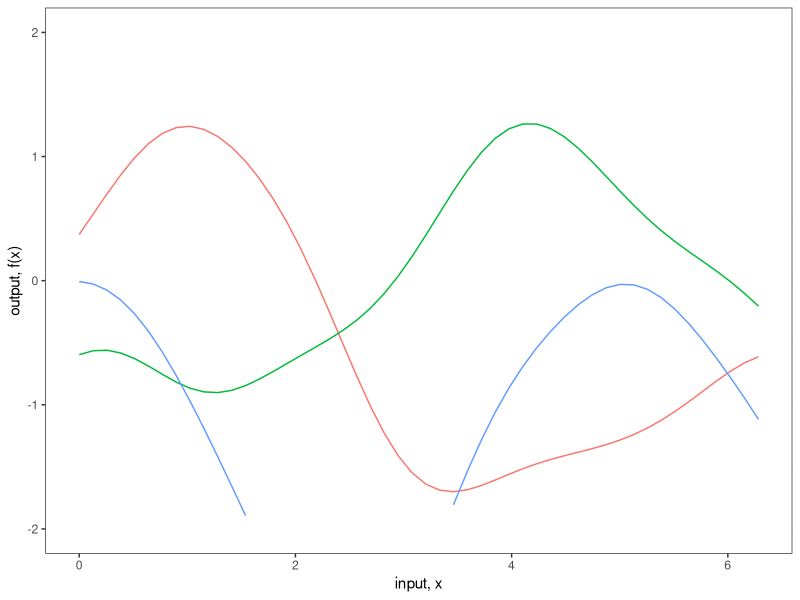
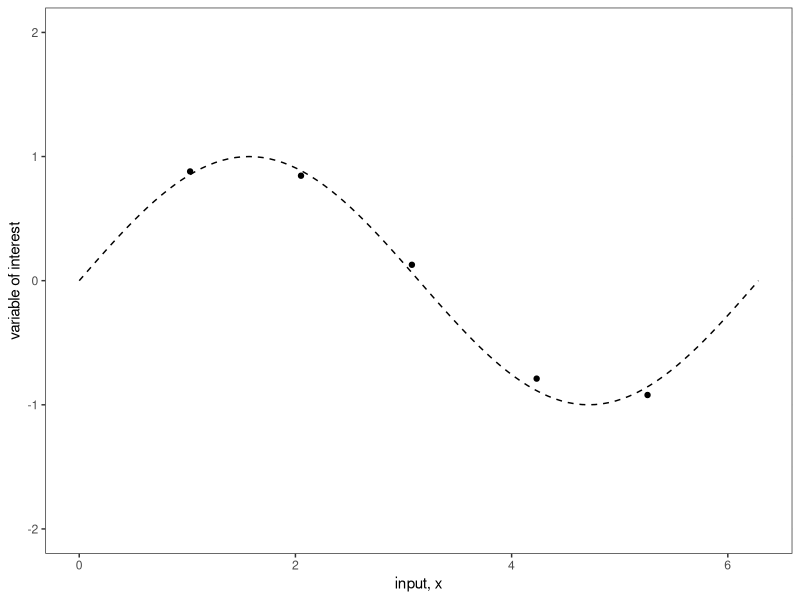
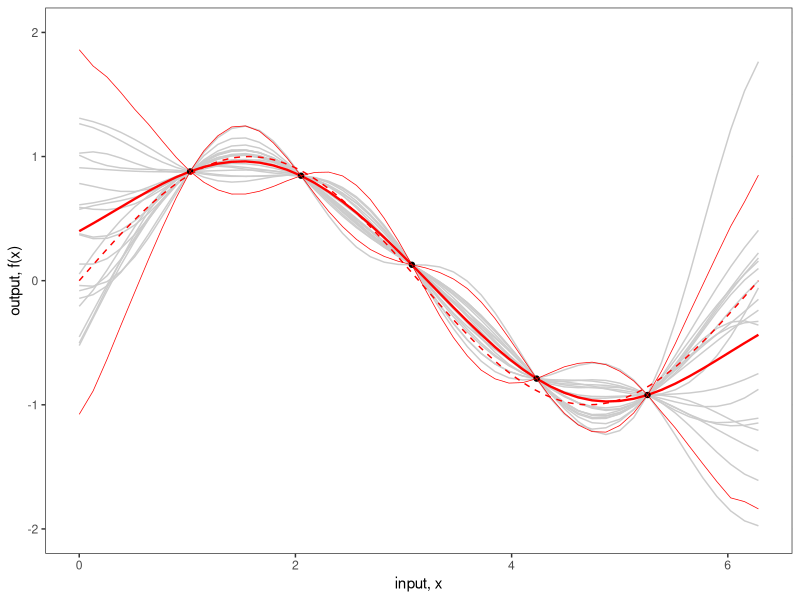
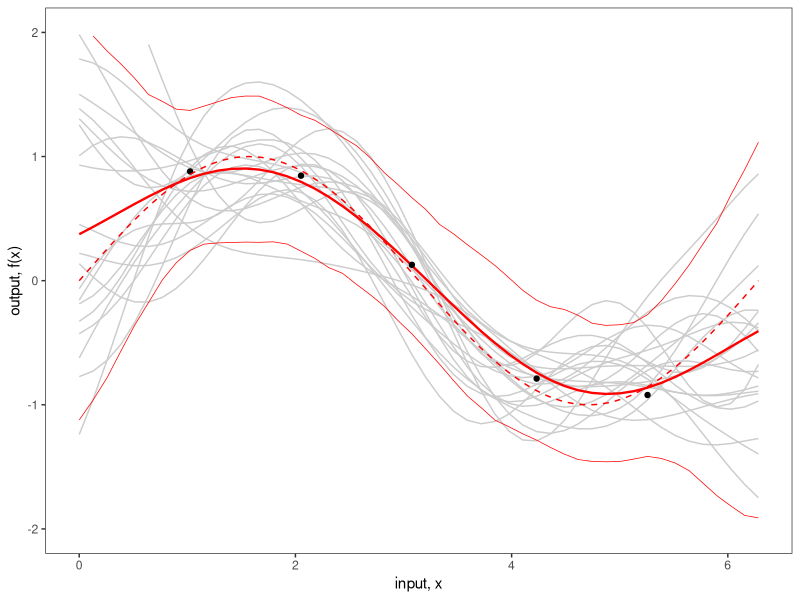
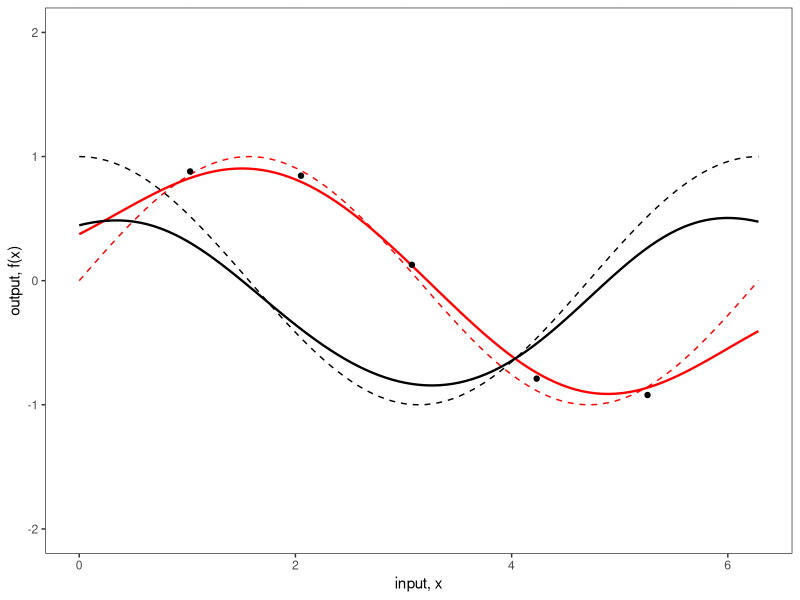
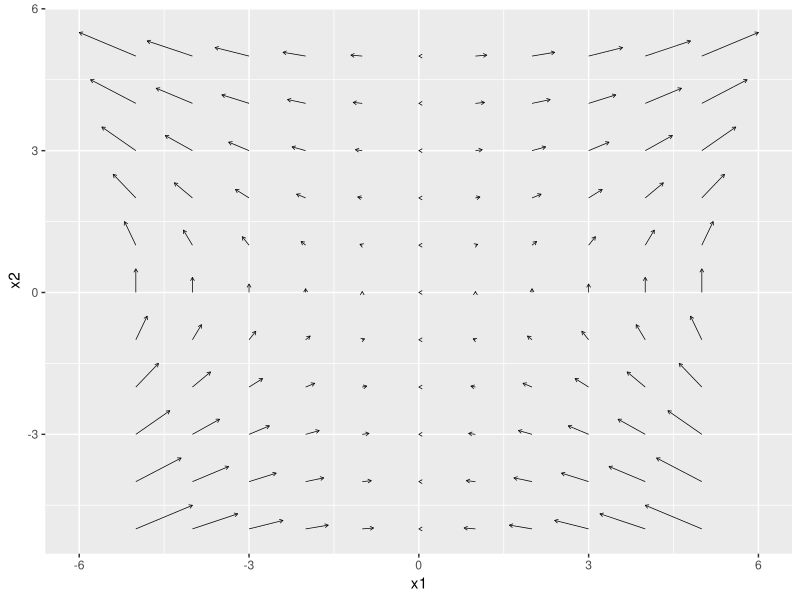
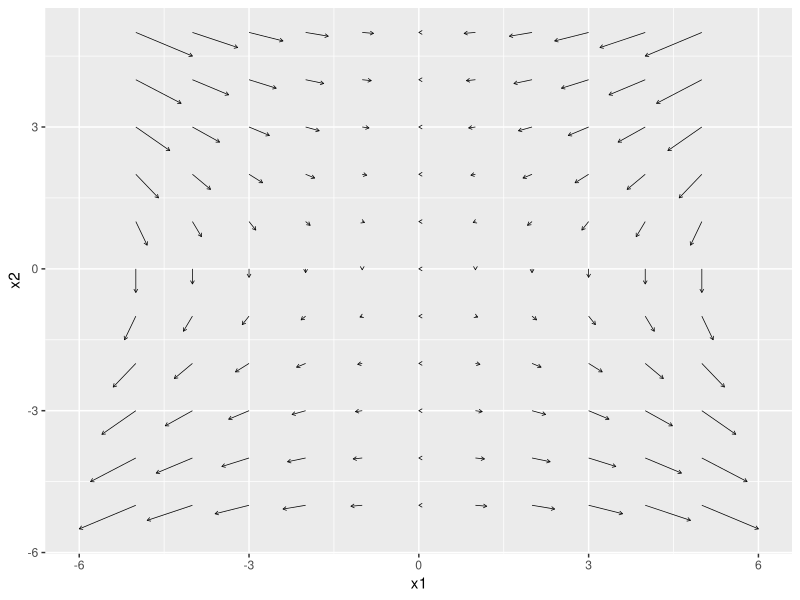

Write the R code that produced these figures, in order.
## ---- chunk 1
# Load in the required libraries for data manipulation
# and multivariate normal distribution
require(MASS)
require(plyr)
require(reshape2)
require(ggplot2)
## ---- chunk 2
x_pts_num <- 50
x_pts_num_s <- 10
## ---- chunk 3
# Parameters:
#	X1, X2 = vectors
# 	l = the scale length parameter
# Returns:
# 	a covariance matrix
calcSigma <- function(X1,X2,l=1) {
  Sigma <- matrix(rep(0, length(X1)*length(X2)), nrow=length(X1))
  for (i in 1:nrow(Sigma)) {
    for (j in 1:ncol(Sigma)) {
      Sigma[i,j] <- exp(-0.5*(abs(X1[i]-X2[j])/l)^2)
    }
  }
  return(Sigma)
}
x.star_s <- seq(0,2*pi, len=x_pts_num_s)
k.xsxs_s <- calcSigma(x.star_s,x.star_s)
## ---- chunk 4
# Utility function to print matrices in proper LaTeX format
print_mat <- function(mat) {
  n <- nrow(mat)
  c('\\begin{bmatrix}',
    paste0(sapply(seq_len(n - 1),
                  function(i) paste0(mat[i, ], collapse = ' & ')),
           ' \\\\'),
    paste0(mat[n, ], collapse = ' & '),
    '\\end{bmatrix}')
} 
## ---- chunk 5
writeLines(c('$$',
             print_mat(
               round(k.xsxs_s,3)
             ),
             '$$'))
## ---- chunk 6
# Parameters:
#	X1, X2 = vectors
# 	l = the scale length parameter
# Returns:
# 	a covariance matrix
calcSigma <- function(X1,X2,l=1) {
  Sigma <- matrix(rep(0, length(X1)*length(X2)), nrow=length(X1))
  for (i in 1:nrow(Sigma)) {
    for (j in 1:ncol(Sigma)) {
      Sigma[i,j] <- exp(-0.5*(abs(X1[i]-X2[j])/l)^2)
    }
  }
  return(Sigma)
}
x.star <- seq(0,2*pi, len=x_pts_num)
k.xsxs <- calcSigma(x.star,x.star)
## ---- chunk 7
# Generate a number of functions from the process
n.samples_s <- 3
values <- matrix(rep(0,length(x.star)*n.samples_s), ncol=n.samples_s)
for (i in 1:n.samples_s) {
  # Each column represents a sample from a multivariate normal distribution
  # with zero mean and covariance k.xsxs
  values[,i] <- mvrnorm(1, rep(0, length(x.star)), k.xsxs)
}
values <- cbind(x=x.star,as.data.frame(values))
values <- melt(values,id="x")
## ---- chunk 8
# Plot the result
fig2a <- ggplot(values,aes(x=x,y=value)) +
  geom_rect(xmin=-Inf, xmax=Inf, ymin=-2.25, ymax=2.25, fill="white") +
  geom_line(aes(color=variable), show.legend = FALSE) +
  theme_bw() +
  scale_y_continuous(lim=c(-2,2), name="output, f(x)") +
  xlab("input, x")
fig2a
## ---- chunk 9
n <- 5
## ---- chunk 10
real_life_process <- function(x){
  sin(x)
}
## ---- chunk 11

# control_inputs <- matrix(seq(1,2*pi-1,len=n), ncol = 1)
control_inputs <- matrix(c(1.0258262, 2.0516523, 3.0774785, 4.2315330, 5.2573591), ncol = 1)

var_meas_err <- 0.01
obs_errors <- matrix(rnorm(n,0,sd = sqrt(var_meas_err)), ncol=1)

zeta <- real_life_process(control_inputs)
obs <- as.matrix(zeta, ncol=1) + obs_errors

f <- data.frame(x=control_inputs,
                y=obs)
colnames(f) <- c("control_inputs", "obs")
## ---- chunk 12
# Plot the result
fig <- ggplot(f, aes(control_inputs, obs)) +
  geom_rect(xmin=-Inf, xmax=Inf, ymin=-2.25, ymax=2.25, fill="white") + 
  geom_point() +
  geom_function(fun = function(x) sin(x), linetype="dashed") +
  xlab("input, x") +
  xlim(0,2*pi) +
  scale_y_continuous(lim=c(-2,2), name="variable of interest") +
  theme_bw()
fig
## ---- chunk 13
x <- f$control_inputs
k.xx <- calcSigma(x,x)
k.xxs <- calcSigma(x,x.star)
k.xsx <- calcSigma(x.star,x)
# k.xsxs <- calcSigma(x.star,x.star)
## ---- chunk 14
f.star.bar <- k.xsx%*%solve(k.xx)%*%f$obs
cov.f.star <- k.xsxs - k.xsx%*%solve(k.xx)%*%k.xxs
## ---- chunk 15
n.samples_m <- 20
## ---- chunk 16
values <- matrix(rep(0,length(x.star)*n.samples_m), ncol=n.samples_m)
for (i in 1:n.samples_m) {
  values[,i] <- mvrnorm(1, f.star.bar, cov.f.star)
}
values <- cbind(x=x.star,as.data.frame(values))
values <- melt(values,id="x")
## ---- chunk 17
n.samples <- 1000
values_l <- matrix(rep(0,length(x.star)*n.samples), ncol=n.samples)
for (i in 1:n.samples) {
  values_l[,i] <- mvrnorm(1, f.star.bar, cov.f.star)
}
values_l <- cbind(x=x.star,as.data.frame(values_l))
values_l <- melt(values_l,id="x")
## ---- chunk 18
post_summ <- data.frame(x.star, f.star.bar, rep(NA, length(x.star)), rep(NA, length(x.star)))
colnames(post_summ) <- c("x.star", "f.star.bar", "lower", "upper")
for (i in 1:length(x.star)) {
  post_summ[i, 3] <- quantile(values_l[seq(i, length(x.star)*n.samples, by=length(x.star)),3], 0.025)
}
for (i in 1:length(x.star)) {
  post_summ[i, 4] <- quantile(values_l[seq(i, length(x.star)*n.samples, by=length(x.star)),3], 0.975)
}
## ---- chunk 19
fig2b <- ggplot(values,aes(x=x,y=value)) +
  geom_rect(xmin=-Inf, xmax=Inf, ymin=-2.25, ymax=2.25, fill="white") +
  geom_line(aes(group=variable), colour="grey80") + 
  geom_line(data=values_l, aes(x=rep(x.star,n.samples), y=rep(f.star.bar,n.samples)),colour="red", linewidth=0.8) +
  geom_point(data=f,aes(x=control_inputs,y=obs)) +
  geom_line(data=post_summ,aes(x=x.star,y=lower), colour="red", linewidth=0.25) +
  geom_line(data=post_summ,aes(x=x.star,y=upper), colour="red", linewidth=0.25) +
  theme_bw() +
  scale_y_continuous(lim=c(-2,2), name="output, f(x)") +
  xlab("input, x") +
  geom_function(fun = function(x) sin(x), colour="red", linetype="dashed")
fig2b
## ---- chunk 20
obs_noise <- 0.1
## ---- chunk 21
x <- f$control_inputs
k.xx.noise <- k.xx + obs_noise * diag(1, ncol(k.xx))
## ---- chunk 22
f.star.bar <- k.xsx%*%solve(k.xx.noise)%*%f$obs
cov.f.star <- k.xsxs - k.xsx%*%solve(k.xx.noise)%*%k.xxs
## ---- chunk 23
n.samples_m <- 20
## ---- chunk 24
values <- matrix(rep(0,length(x.star)*n.samples_m), ncol=n.samples_m)
for (i in 1:n.samples_m) {
  values[,i] <- mvrnorm(1, f.star.bar, cov.f.star)
}
values <- cbind(x=x.star,as.data.frame(values))
values <- melt(values,id="x")
## ---- chunk 25
n.samples <- 1000
values_l <- matrix(rep(0,length(x.star)*n.samples), ncol=n.samples)
for (i in 1:n.samples) {
  values_l[,i] <- mvrnorm(1, f.star.bar, cov.f.star)
}
values_l <- cbind(x=x.star,as.data.frame(values_l))
values_l <- melt(values_l,id="x")
## ---- chunk 26
post_summ <- data.frame(x.star, f.star.bar, rep(NA, length(x.star)), rep(NA, length(x.star)))
colnames(post_summ) <- c("x.star", "f.star.bar", "lower", "upper")
for (i in 1:length(x.star)) {
  post_summ[i, 3] <- quantile(values_l[seq(i, length(x.star)*n.samples, by=length(x.star)),3], 0.025)
}
for (i in 1:length(x.star)) {
  post_summ[i, 4] <- quantile(values_l[seq(i, length(x.star)*n.samples, by=length(x.star)),3], 0.975)
}
## ---- chunk 27
fig2b <- ggplot(values,aes(x=x,y=value)) +
  geom_rect(xmin=-Inf, xmax=Inf, ymin=-2.25, ymax=2.25, fill="white") +
  geom_line(aes(group=variable), colour="grey80") + 
  geom_line(data=values_l, aes(x=rep(x.star,n.samples), y=rep(f.star.bar,n.samples)),colour="red", linewidth=0.8) +
  geom_point(data=f,aes(x=control_inputs,y=obs)) +
  geom_line(data=post_summ,aes(x=x.star,y=lower), colour="red", linewidth=0.25) +
  geom_line(data=post_summ,aes(x=x.star,y=upper), colour="red", linewidth=0.25) +
  theme_bw() +
  scale_y_continuous(lim=c(-2,2), name="output, f(x)") +
  xlab("input, x") +
  geom_function(fun = function(x) sin(x), colour="red", linetype="dashed") 
# +
  # geom_errorbar(data=f,aes(x=control_inputs,y=NULL,ymin=obs-2*sqrt(obs_noise), ymax=obs+2*sqrt(obs_noise)), width=0.2)
fig2b
## ---- chunk 28
alpha <- solve(k.xx.noise) %*% f$obs
## ---- chunk 29
alpha1 <- alpha[1]
alpha2 <- alpha[2]
alpha3 <- alpha[3]
alpha4 <- alpha[4]
alpha5 <- alpha[5]
ci1 <- control_inputs[1]
ci2 <- control_inputs[2]
ci3 <- control_inputs[3]
ci4 <- control_inputs[4]
ci5 <- control_inputs[5]
mf <- expression(
  alpha1 * exp(-0.5*((ci1-x)/l)^2) +
    alpha2 * exp(-0.5*((ci2-x)/l)^2) +
    alpha3 * exp(-0.5*((ci3-x)/l)^2) +
    alpha4 * exp(-0.5*((ci4-x)/l)^2) +
    alpha5 * exp(-0.5*((ci5-x)/l)^2))
D(mf, 'x')
## ---- chunk 30
l <- 1
fig2d <- ggplot(values,aes(x=x,y=value)) +
  geom_rect(xmin=-Inf, xmax=Inf, ymin=-2.25, ymax=2.25, fill="white") +
  geom_function(fun = function(x) 
    alpha[1] * exp(-0.5*((control_inputs[1]-x)/l)^2) +
      alpha[2] * exp(-0.5*((control_inputs[2]-x)/l)^2) +
      alpha[3] * exp(-0.5*((control_inputs[3]-x)/l)^2) +
      alpha[4] * exp(-0.5*((control_inputs[4]-x)/l)^2) +
      alpha[5] * exp(-0.5*((control_inputs[5]-x)/l)^2),
    colour="red", linewidth=0.8) +
  geom_function(fun = function(x)
    alpha1 * (exp(-0.5 * ((ci1 - x)/l)^2) * (0.5 * (2 * (1/l * ((ci1 - x)/l))))) + 
      alpha2 * (exp(-0.5 * ((ci2 - x)/l)^2) * (0.5 * (2 * (1/l * ((ci2 - x)/l))))) + 
      alpha3 * (exp(-0.5 * ((ci3 - x)/l)^2) * (0.5 * (2 * (1/l * ((ci3 - x)/l))))) + 
      alpha4 * (exp(-0.5 * ((ci4 - x)/l)^2) * (0.5 * (2 * (1/l * ((ci4 - x)/l))))) + 
      alpha5 * (exp(-0.5 * ((ci5 - x)/l)^2) * (0.5 * (2 * (1/l * ((ci5 - x)/l))))),
    colour="black", linewidth=0.8) +
  geom_function(fun = function(x) sin(x), colour="red", linetype="dashed") +
  geom_function(fun = function(x) cos(x), linetype="dashed") +
  geom_point(data=f,aes(x=control_inputs,y=obs)) +
  theme_bw() +
  scale_y_continuous(lim=c(-2,2), name="output, f(x)") +
  xlab("input, x")
fig2d
## ---- chunk 31
f1 <- expression(
  x1^2*x2
)
# D(f1, "x1")
# D(f1, "x2")
Df1_x1 <- function(x1, x2){
  2 * x1 * x2    
}
Df1_x2 <- function(x1, x2){
  x1^2   
}

df1 <- expand.grid(x1=seq(-5, 5, 1), x2=seq(-5, 5, 1))
df1$vx1 <- with(df1, Df1_x1(x1, x2))
df1$vx2 <- with(df1, Df1_x2(x1, x2))

library(grid)
arrow_scale <- 50
ggplot(df1, aes(x = x1, y = x2)) +
  geom_segment(aes(xend = x1+vx1/arrow_scale, yend = x2+vx2/arrow_scale),
               arrow = arrow(length = unit(0.1, "cm")), linewidth = 0.25)

## ---- chunk 32
df2 <- df1
df2$vx1 <- -(df2$vx1)
df2$vx2 <- -(df2$vx2)
ggplot(df2, aes(x = x1, y = x2)) +
  geom_segment(aes(xend = x1+vx1/arrow_scale, yend = x2+vx2/arrow_scale),
               arrow = arrow(length = unit(0.1, "cm")), linewidth = 0.25)

## ---- chunk 33
df1$vx1 * df2$vx1
